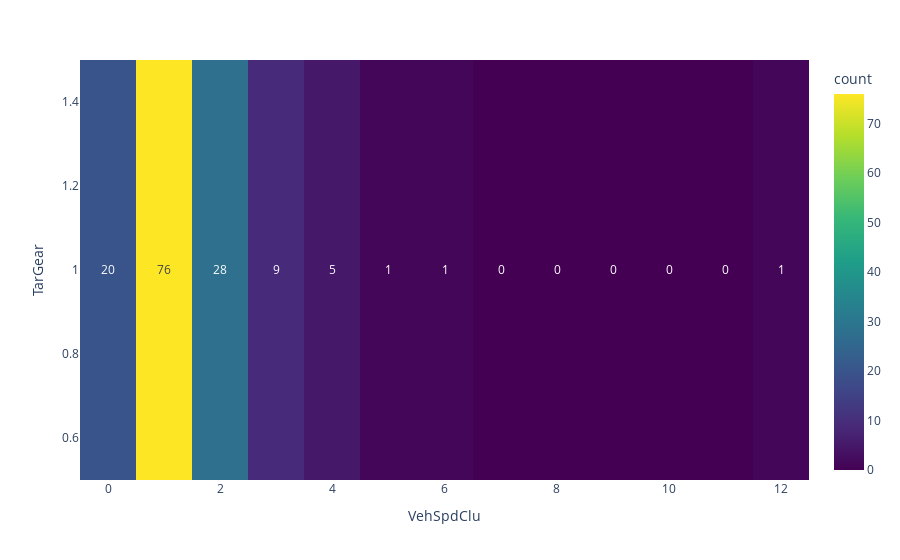

Notebook source saved alongside this figure:
### Code cell
all_df = pd.DataFrame()
margin_df = pd.DataFrame()

for path in data_paths:
    if not ('41354' in path) | ('40844' in path):
        df = pd.read_csv(path)
        # print(df.shape)
        # print(df.columns)
        series = df[(df['TarGear'] - df['TarGear'].shift())==-1]['TarGear'].isin([1])
        true_index = series[series==True].index
        
        for idx in true_index:
            down_df = pd.DataFrame(df.loc[idx:idx+margin])
            down_df = down_df.drop(down_df[down_df['DriveMode']==2].index)
            if (0 in down_df['VehSpdClu'].unique()) & (down_df['VehSpdClu'].values[-1]<5):
                all_df = pd.concat([all_df, df.loc[idx].to_frame().T])
                margin_df = pd.concat([margin_df, df.loc[idx:idx+margin]])

all_df = all_df.loc[:,:'VehSpdClu']
corr_df = margin_df.loc[:,:'VehSpdClu'].corr(method='pearson')#.fillna(0)

sns.set()#font_scale=1.0)

plt.figure(figsize=(30,30))
test_heatmap = sns.heatmap(corr_df.values, # 데이터
                          cbar = True, # 오른쪽 컬러 막대 출력 여부
                           annot = True, # 차트에 숫자를 보여줄 것인지 여부
                          annot_kws={'size' : 10}, # 숫자 출력 시 숫자 크기 조절
                           fmt = '.2f', # 숫자의 출력 소수점자리 개수 조절
                           square = 'True', # 차트를 정사각형으로 할 것인지
                          yticklabels=corr_df.columns.values, # y축에 컬럼명 출력
                          xticklabels=corr_df.columns.values) # x축에 컬럼명 출력
plt.tight_layout()
plt.show()

x = all_df['VehSpdClu'].values
y = all_df['TarGear'].values

fig = px.density_heatmap(data_frame=all_df, x="VehSpdClu", y="TarGear", text_auto=True, color_continuous_scale='Viridis')

fig.show()
sys.exit()

### Figure 1 — Plotly figure (JSON) as saved in the notebook; plotly's stock layout.template omitted (floating-point values rounded to 4 significant figures; data arrays with more than 128 entries replaced by an {"elided": "..."} marker saying what was removed)
{"data": [{"coloraxis": "coloraxis", "hovertemplate": "VehSpdClu=%{x}<br>TarGear=%{y}<br>count=%{z}<extra></extra>", "name": "", "texttemplate": "%{z}", "type": "histogram2d", "x": {"elided": "141 int values"}, "xaxis": "x", "xbingroup": "x", "y": {"elided": "141 int values"}, "yaxis": "y", "ybingroup": "y"}], "layout": {"coloraxis": {"colorbar": {"title": {"text": "count"}}, "colorscale": [[0, "#440154"], [0.1111, "#482878"], [0.2222, "#3e4989"], [0.3333, "#31688e"], [0.4444, "#26828e"], [0.5556, "#1f9e89"], [0.6667, "#35b779"], [0.7778, "#6ece58"], [0.8889, "#b5de2b"], [1, "#fde725"]]}, "legend": {"tracegroupgap": 0}, "margin": {"t": 60}, "xaxis": {"anchor": "y", "domain": [0, 1], "title": {"text": "VehSpdClu"}}, "yaxis": {"anchor": "x", "domain": [0, 1], "title": {"text": "TarGear"}}}}
